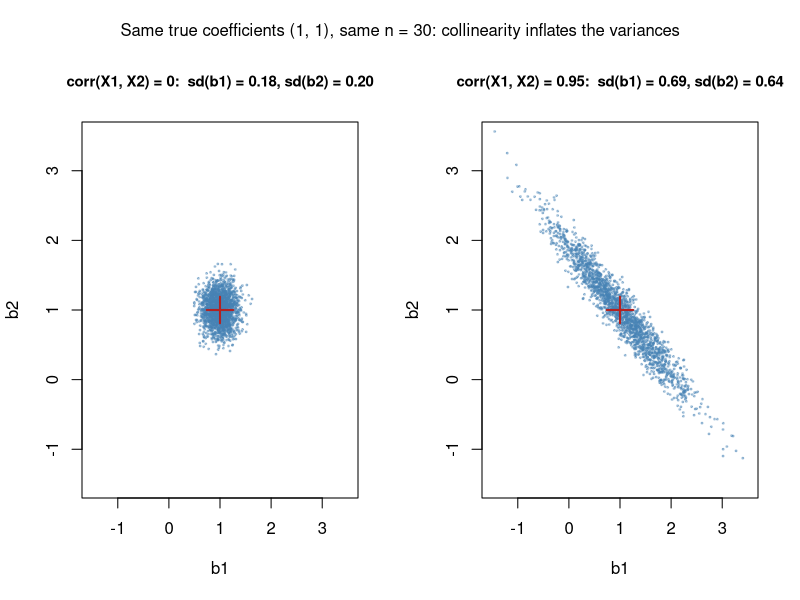

Reproduce this figure in R.
# Sampling distribution of (b1, b2) for uncorrelated and for highly correlated explanatory variables.
library(MASS)
set.seed(0)
n <- 30
reps <- 2000
sigma <- 1

op <- par(mfrow = c(1, 2), oma = c(0, 0, 2, 0))
for (rho in c(0, 0.95)) {
  x <- mvrnorm(n, mu = c(0, 0), Sigma = matrix(c(1, rho, rho, 1), 2))
  X <- cbind(1, x)
  est <- t(replicate(reps, {
    y <- 2 + x[, 1] + x[, 2] + rnorm(n, 0, sigma)
    lm.fit(X, y)$coefficients[2:3]
  }))
  se <- sigma * sqrt(diag(solve(crossprod(X)))[2:3])
  plot(est, pch = 20, cex = 0.4, col = adjustcolor("steelblue", 0.4),
       xlim = c(-1.5, 3.5), ylim = c(-1.5, 3.5), xlab = "b1", ylab = "b2",
       main = sprintf("corr(X1, X2) = %g:  sd(b1) = %.2f, sd(b2) = %.2f", rho, se[1], se[2]),
       cex.main = 0.9)
  points(1, 1, pch = 3, cex = 2.5, lwd = 2, col = "firebrick")
}
mtext("Same true coefficients (1, 1), same n = 30: collinearity inflates the variances", outer = TRUE)
par(op)
